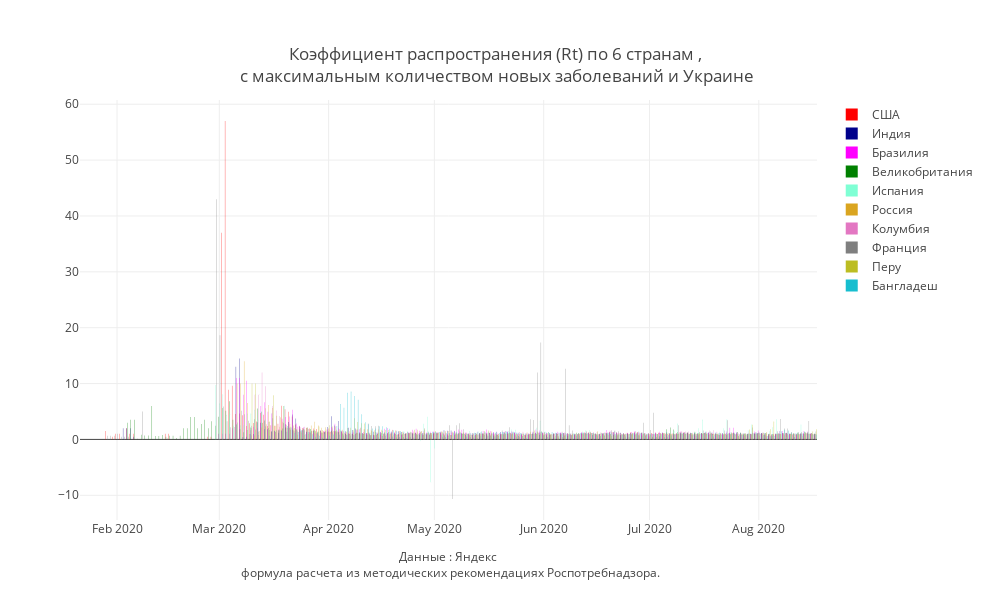

Source (notebook cell):
### Code cell
#mask = (X.Date>datetime.date(2020,5,1))&(X.Region.isin(regions_towatch))

colors_dict = { "США": "red",
                "Бразилия": "magenta",
                "Россия": "goldenrod",
                "Индия": "darkblue",
                "Великобритания": "green",
                 'Испания': 'aquamarine'}
fig = go.Figure()
for i in country_towatch:
    mask = X['Country'] == i
        
    fig.add_trace(
        
        go.Bar(
        name = f'{i}',
        x=X[mask].Date,
        y=X[mask].Rt,
        text=round(X[mask].Rt,3),
        textposition='inside',
        marker_color= colors_dict.get(i),
        
        showlegend=True))




                  
fig.update_layout(
    annotations=[
        
            dict(x=0.5,y=-0.15,
            showarrow=False,
            text="Данные : Яндекс <br> формула расчета из методических рекомендациях Роспотребнадзора.",
            xref="paper",
            yref="paper")],
                  title = "Коэффициент распространения (Rt) по 6 странам ,<br> с максимальным количеством новых заболеваний и Украине ",
                  title_x = 0.5,
                  title_y= 0.9,
                  title_xanchor = "center",
                  title_yanchor = "bottom", 
                 # legend_x = 0.05,legend_y = 0.9,
                  width = 990, height = 600,template = 'gridon',
    
    
                 # xaxis_title='Коэффициент рассчитан, исходя из данных оперативного штаба и <br>' + 
                               #' формулы расчета в методических рекомендациях Роспотребнадзора. ',
    yaxis_title = ' '
)


fig.show()

### Figure 1 — Plotly figure (JSON) as saved in the notebook; plotly's stock layout.template omitted (floating-point values rounded to 4 significant figures; data arrays with more than 128 entries replaced by an {"elided": "..."} marker saying what was removed)
{"data": [{"marker": {"color": "red"}, "name": "США", "showlegend": true, "text": {"elided": "209 float values"}, "textposition": "inside", "type": "bar", "x": {"elided": "209 str values"}, "y": {"elided": "209 float values"}}, {"marker": {"color": "darkblue"}, "name": "Индия", "showlegend": true, "text": {"elided": "209 float values"}, "textposition": "inside", "type": "bar", "x": {"elided": "209 str values"}, "y": {"elided": "209 float values"}}, {"marker": {"color": "magenta"}, "name": "Бразилия", "showlegend": true, "text": {"elided": "209 float values"}, "textposition": "inside", "type": "bar", "x": {"elided": "209 str values"}, "y": {"elided": "209 float values"}}, {"marker": {"color": "green"}, "name": "Великобритания", "showlegend": true, "text": {"elided": "209 float values"}, "textposition": "inside", "type": "bar", "x": {"elided": "209 str values"}, "y": {"elided": "209 float values"}}, {"marker": {"color": "aquamarine"}, "name": "Испания", "showlegend": true, "text": {"elided": "209 float values"}, "textposition": "inside", "type": "bar", "x": {"elided": "209 str values"}, "y": {"elided": "209 float values"}}, {"marker": {"color": "goldenrod"}, "name": "Россия", "showlegend": true, "text": {"elided": "209 float values"}, "textposition": "inside", "type": "bar", "x": {"elided": "209 str values"}, "y": {"elided": "209 float values"}}, {"name": "Колумбия", "showlegend": true, "text": {"elided": "209 float values"}, "textposition": "inside", "type": "bar", "x": {"elided": "209 str values"}, "y": {"elided": "209 float values"}}, {"name": "Франция", "showlegend": true, "text": {"elided": "209 float values"}, "textposition": "inside", "type": "bar", "x": {"elided": "209 str values"}, "y": {"elided": "209 float values"}}, {"name": "Перу", "showlegend": true, "text": {"elided": "209 float values"}, "textposition": "inside", "type": "bar", "x": {"elided": "209 str values"}, "y": {"elided": "209 float values"}}, {"name": "Бангладеш", "showlegend": true, "text": {"elided": "209 float values"}, "textposition": "inside", "type": "bar", "x": {"elided": "209 str values"}, "y": {"elided": "209 float values"}}], "layout": {"annotations": [{"showarrow": false, "text": "Данные : Яндекс <br> формула расчета из методических рекомендациях Роспотребнадзора.", "x": 0.5, "xref": "paper", "y": -0.15, "yref": "paper"}], "height": 600, "title": {"text": "Коэффициент распространения (Rt) по 6 странам ,<br> с максимальным количеством новых заболеваний и Украине ", "x": 0.5, "xanchor": "center", "y": 0.9, "yanchor": "bottom"}, "width": 990, "yaxis": {"title": {"text": " "}}}}
